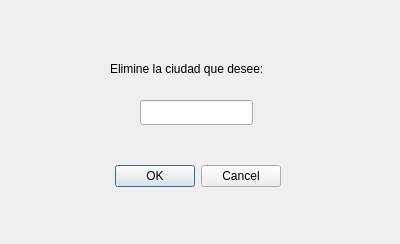
<?xml version="1.0" encoding="UTF-8"?>
<ui version="4.0">
 <class>eliminarciudad</class>
 <widget class="QDialog" name="eliminarciudad">
  <property name="geometry">
   <rect>
    <x>0</x>
    <y>0</y>
    <width>400</width>
    <height>244</height>
   </rect>
  </property>
  <property name="windowTitle">
   <string>Eliminar ciudad</string>
  </property>
  <widget class="QDialogButtonBox" name="button_Aceptar">
   <property name="geometry">
    <rect>
     <x>-60</x>
     <y>160</y>
     <width>341</width>
     <height>32</height>
    </rect>
   </property>
   <property name="orientation">
    <enum>Qt::Horizontal</enum>
   </property>
   <property name="standardButtons">
    <set>QDialogButtonBox::Cancel|QDialogButtonBox::Ok</set>
   </property>
  </widget>
  <widget class="QLabel" name="label">
   <property name="geometry">
    <rect>
     <x>110</x>
     <y>60</y>
     <width>211</width>
     <height>17</height>
    </rect>
   </property>
   <property name="text">
    <string>Elimine la ciudad que desee:</string>
   </property>
  </widget>
  <widget class="QLineEdit" name="lineEditCiudad2">
   <property name="geometry">
    <rect>
     <x>140</x>
     <y>100</y>
     <width>113</width>
     <height>25</height>
    </rect>
   </property>
  </widget>
 </widget>
 <resources/>
 <connections>
  <connection>
   <sender>button_Aceptar</sender>
   <signal>accepted()</signal>
   <receiver>eliminarciudad</receiver>
   <slot>accept()</slot>
   <hints>
    <hint type="sourcelabel">
     <x>248</x>
     <y>254</y>
    </hint>
    <hint type="destinationlabel">
     <x>157</x>
     <y>274</y>
    </hint>
   </hints>
  </connection>
  <connection>
   <sender>button_Aceptar</sender>
   <signal>rejected()</signal>
   <receiver>eliminarciudad</receiver>
   <slot>reject()</slot>
   <hints>
    <hint type="sourcelabel">
     <x>316</x>
     <y>260</y>
    </hint>
    <hint type="destinationlabel">
     <x>286</x>
     <y>274</y>
    </hint>
   </hints>
  </connection>
 </connections>
</ui>
